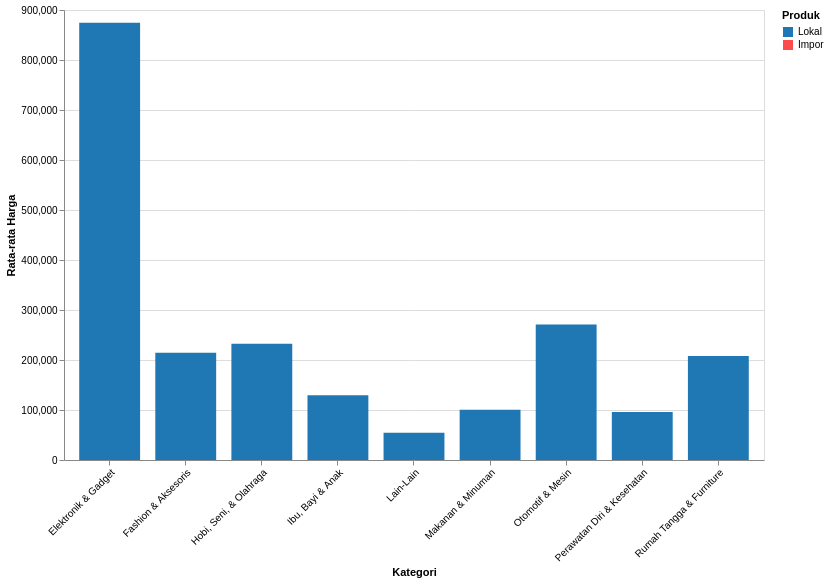

Notebook source saved alongside this figure:
### Markdown cell above
### Grouped Bar Chart

### Code cell
# Buat kolom baru asal produk
df_grouped_bar = df.copy()
df_grouped_bar['Produk'] = df_grouped_bar['ASAL BRAND'].apply(
    lambda x: 'Lokal' if x == 'ID' else 'Impor'
)

# Filter hanya produk dengan label jelas
df_grouped_bar = df_grouped_bar[df_grouped_bar['Produk'].isin(['Lokal', 'Impor'])]

# Group by kategori & produk
grouped_price = (
    df_grouped_bar.groupby(['Kategori', 'Produk'])['PRICE']
    .agg(gmean)
    .reset_index()
    .rename(columns={'PRICE': 'Mean Price'})
)

# Chart bar rata-rata harga (grouped bar)
bar_chart = (
    alt.Chart(grouped_price)
    .mark_bar()
    .encode(
        x=alt.X("Kategori:N", title="Kategori", axis=alt.Axis(labelAngle=-45)),
        y=alt.Y("Mean Price:Q", title="Rata-rata Harga"),
        color=alt.Color("Produk:N",
                        scale=alt.Scale(domain=["Lokal", "Impor"],
                                        range=["#1f77b4", "#ff4b4b"]),
                        legend=alt.Legend(title="Produk")),
        xOffset="Produk:N",  # supaya grouped, bukan stacked
        tooltip=[
            alt.Tooltip("Kategori:N", title="Kategori"),
            alt.Tooltip("Produk:N", title="Produk"),
            alt.Tooltip("Mean Price:Q", title='Harga Rata-rata', format=',.2f')
        ]
    )
    .properties(
        width=700,
        height=450
    )
)

bar_chart.display()

### Figure 1 — Vega-Lite specification as saved in the notebook (floating-point values rounded to 4 significant figures)
{"config": {"view": {"continuousWidth": 300, "continuousHeight": 300}}, "data": {"name": "data-ea54aefb814cb81048c49ec3537128e0"}, "mark": {"type": "bar"}, "encoding": {"color": {"field": "Produk", "legend": {"title": "Produk"}, "scale": {"domain": ["Lokal", "Impor"], "range": ["#1f77b4", "#ff4b4b"]}, "type": "nominal"}, "tooltip": [{"field": "Kategori", "title": "Kategori", "type": "nominal"}, {"field": "Produk", "title": "Produk", "type": "nominal"}, {"field": "Mean Price", "format": ",.2f", "title": "Harga Rata-rata", "type": "quantitative"}], "x": {"axis": {"labelAngle": -45}, "field": "Kategori", "title": "Kategori", "type": "nominal"}, "xOffset": {"field": "Produk", "type": "nominal"}, "y": {"field": "Mean Price", "title": "Rata-rata Harga", "type": "quantitative"}}, "height": 450, "width": 700, "$schema": "https://vega.github.io/schema/vega-lite/v5.20.1.json", "datasets": {"data-ea54aefb814cb81048c49ec3537128e0": [{"Kategori": "Elektronik & Gadget", "Produk": "Lokal", "Mean Price": 874700.0}, {"Kategori": "Fashion & Aksesoris", "Produk": "Lokal", "Mean Price": 214500.0}, {"Kategori": "Hobi, Seni, & Olahraga", "Produk": "Lokal", "Mean Price": 232300.0}, {"Kategori": "Ibu, Bayi & Anak", "Produk": "Lokal", "Mean Price": 129600.0}, {"Kategori": "Lain-Lain", "Produk": "Lokal", "Mean Price": 54280.0}, {"Kategori": "Makanan & Minuman", "Produk": "Lokal", "Mean Price": 100400.0}, {"Kategori": "Otomotif & Mesin", "Produk": "Lokal", "Mean Price": 271200.0}, {"Kategori": "Perawatan Diri & Kesehatan", "Produk": "Lokal", "Mean Price": 96030.0}, {"Kategori": "Rumah Tangga & Furniture", "Produk": "Lokal", "Mean Price": 207800.0}]}}
